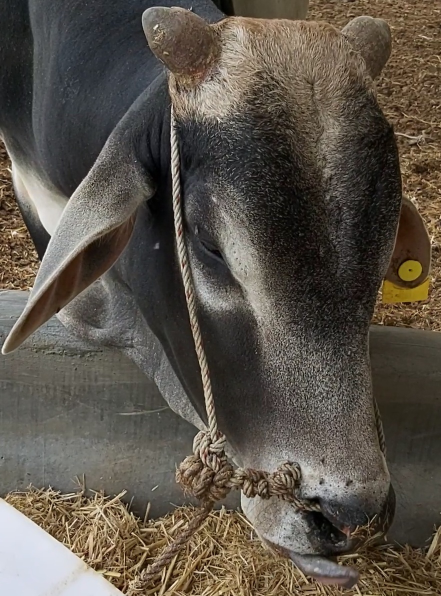
#> input picture data/images/001.jpg, 882 x 1192 px (shown at 1/2 size); its folder holds 4 pictures in this run
$ python SIFT.py
#> lines starting #> are read from the running program, lines starting #| are printed output that depends on the picture
import cv2
import pickle
import matplotlib.pyplot as plt
import time
import matplotlib.image as mpimg

sift = cv2.SIFT_create()

# 数据集-> 001.jpg 002.jpg ... 103.jpg
imageList = []

# 测试集-> 001.jpg 002.jpg ... 050.jpg
image_test_List = []

# 数据集文件路径-> ./data/images/xxx.jpg
imagesPath = []

# 测试集文件路径-> ./data/test/xxx.jpg
images_test_Path = []

#利用computeSIFT()算出数据集的keypoints和descriptors 存放到keypoints[]和descriptors[]数组中
keypoints = []
descriptors = []

# 利用computeSIFT()算出测试集的descriptors and keypoints 存放到keypoints[]和descriptors[]数组中
test_keypoints = []
test_descriptors = []

#score_array 表示./data/test 文件夹下的图片和images文件夹下的图片匹配所得分数
score_array = []


# 利用cv2.resize()对图像进行缩放
def imageResizeTrain(image):
    maxD = 1024
    height,width = image.shape
    aspectRatio = width/height
    if aspectRatio < 1:
        newSize = (int(maxD*aspectRatio),maxD)
    else:
        newSize = (maxD,int(maxD/aspectRatio))
    image = cv2.resize(image,newSize)
    return image


# [10 lines left out: function imageResizeTest, not called in this run]


def computeSIFT(image):
    return sift.detectAndCompute(image, None)


def initImageList():
    for i in range(1, 104):
        filename = f"{i:03d}.jpg"
        imageList.append(filename)


def initImageTestList():
    for i in range(1, 51):
        filename = f"{i:03d}.jpg"
        image_test_List.append(filename)


def initImagePath():
    for imageName in imageList:
        imagePath = "data/images/" + str(imageName)
        imagesPath.append(imageResizeTrain(cv2.imread(imagePath,0))) # flag 0 means grayscale
#> in imageResizeTrain, `maxD = 1024`: maxD = 1024
#> in imageResizeTrain, `newSize = (int(maxD*aspectRatio),maxD)`: newSize = (757, 1024)
#> in imageResizeTrain, `image = cv2.resize(image,newSize)`:
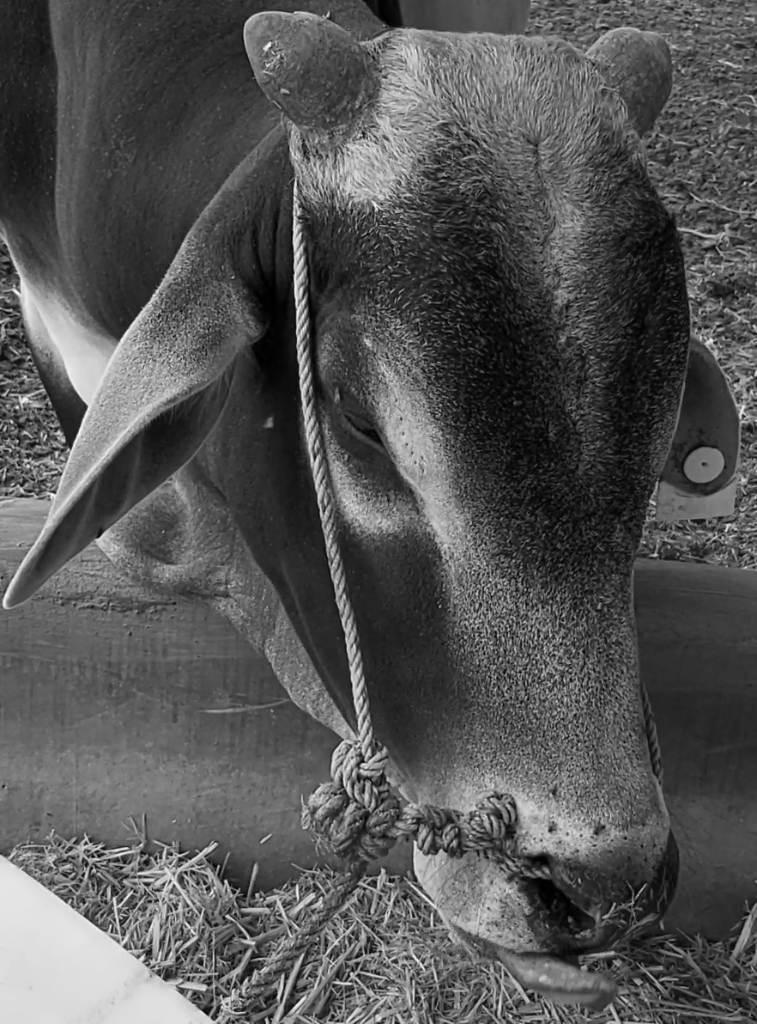
#> image: shape (1024, 757); min 0, max 250, mean 84.9
#> pass 2 of the loop in initImagePath, `for imageName in imageList:`:
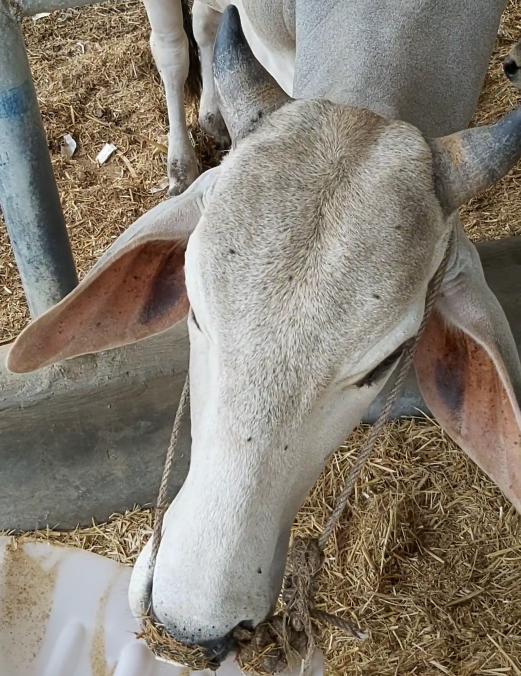
#> input picture data/images/002.jpg, 1041 x 1352 px (shown at 1/2 size)
#> newSize = (788, 1024)
#> in imageResizeTrain (call 2), `image = cv2.resize(image,newSize)`:
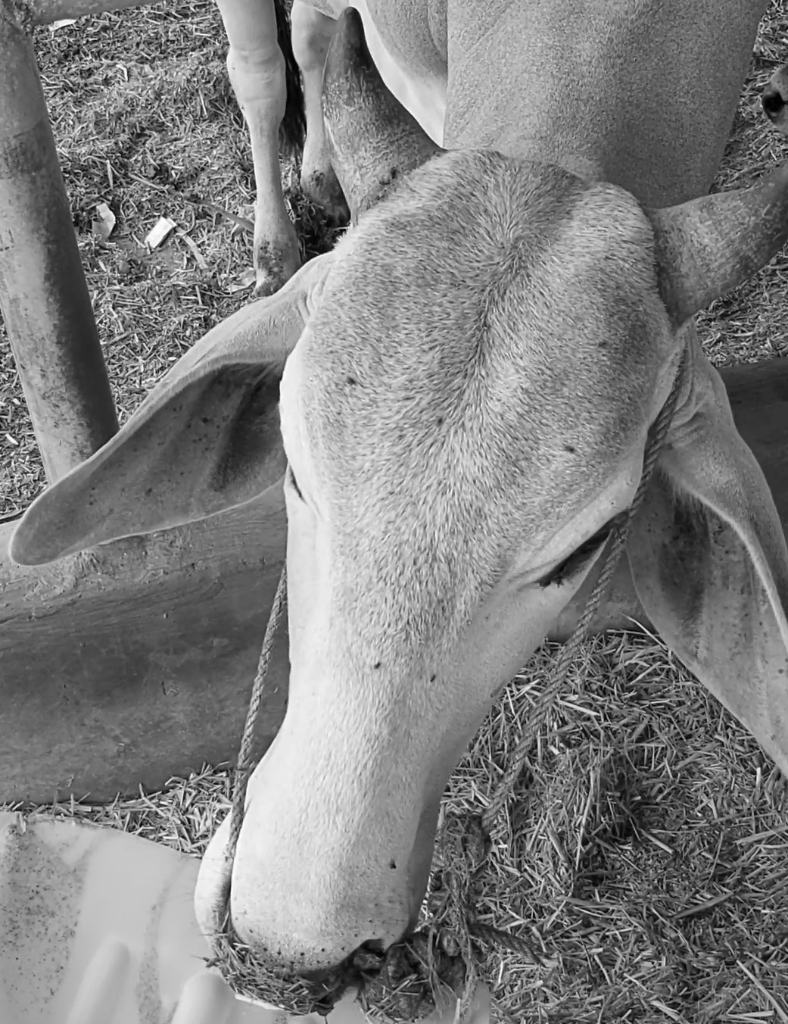
#> image: shape (1024, 788); min 0, max 254, mean 126.9
#> pass 3 of the loop in initImagePath, `for imageName in imageList:`:
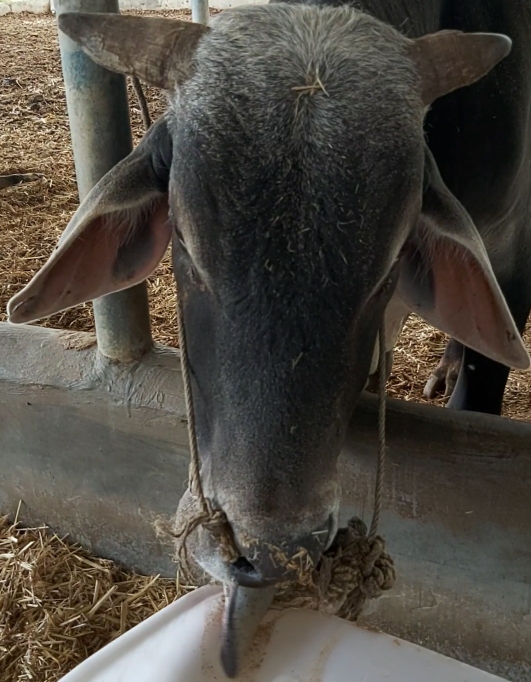
#> input picture data/images/003.jpg, 1062 x 1364 px (shown at 1/2 size)
#> newSize = (797, 1024)
#> in imageResizeTrain (call 3), `image = cv2.resize(image,newSize)`:
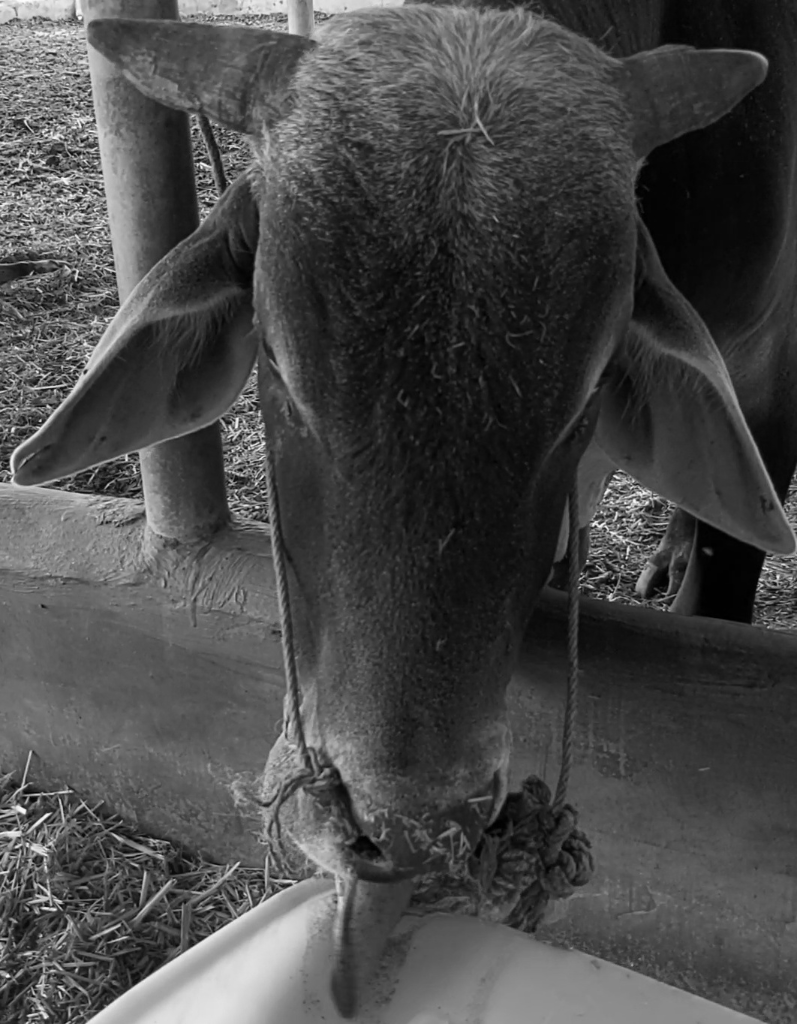
#> image: shape (1024, 797); min 0, max 253, mean 72.7
#> the loop made 5 passes; the first 3 are shown


# [18 lines left out: functions initImageTestPath, getImagesKeypointsAndDes, getTestImagesKeypointsAndDes, not called in this run]


# -----------------------------------------------------------------------------------------------------------
bf = cv2.BFMatcher()
# [25 lines left out: function calculateMatches, not called in this run]


def calculateScore(matches,keypoint1,keypoint2):
    return 100 * (matches/min(keypoint1,keypoint2))


# [55 lines left out: functions getPlotFor, getPlot, getScore, getMaxScore, calculateResultsFor, not called in this run]


# -----------------------------------------------------------------------------------------------------------
def main():
    initImageList()
    initImageTestList()
    initImagePath()
    initImageTestPath()
    getImagesKeypointsAndDes()
    getTestImagesKeypointsAndDes()
    total_time = 0
    for i in range(0,50):
        start_time = time.time()
        print(getMaxScore(i))
        end_time = time.time()
        running_time = end_time - start_time
        total_time = total_time + running_time
        print("Running time:", running_time, "seconds")
        calculateResultsFor(index,i)
    print(total_time/50)

if __name__ == "__main__":
#> (the run stopped early here; a loop or call above may not have finished)
